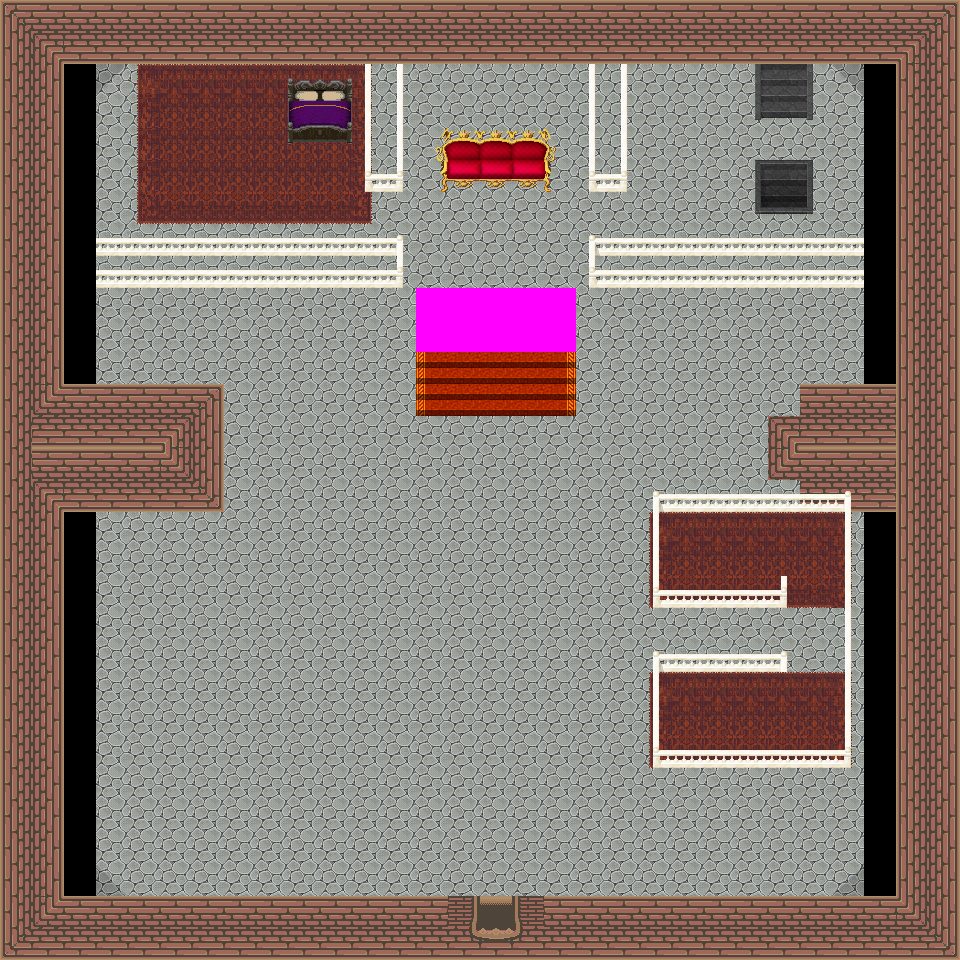

Below is a game level as drawn by its tile map, then a one-line description and the .tmx that defines it (tile-layer data replaced by summaries):
An orthogonal 30x30 tile map with 32x32 px tiles, 8 tile layers (0_floor, 1_terrain, 2_object, 3_roof, ...), 15 tilesets.

<map version="1.0" orientation="orthogonal" width="30" height="30" tilewidth="32" tileheight="32">
 <tileset name="wall" firstgid="1" tilewidth="32" tileheight="32">
  <image source="../../tileset/building/wall/int_wall_pale.png" />
 </tileset>
 <tileset name="wall2" firstgid="17" tilewidth="32" tileheight="32">
  <image source="../../tileset/building/wall/int_wall_purple.png" />
 </tileset>
 <tileset name="entrance" firstgid="37" tilewidth="32" tileheight="32">
  <image source="../../tileset/building/entrance/pale_red_ns.png" />
 </tileset>
 <tileset name="entrance details" firstgid="73" tilewidth="32" tileheight="32">
  <image source="../../tileset/building/entrance/detail_ns.png" />
 </tileset>
 <tileset name="Drzwi_Bricks " firstgid="79" tilewidth="32" tileheight="32">
  <image source="../../tileset/building/entrance/bricks_ns.png" />
 </tileset>
 <tileset name="Balkon" firstgid="91" tilewidth="32" tileheight="32">
  <image source="../../tileset/building/fence/stone_fence_white.png" />
 </tileset>
 <tileset name="Schody d" firstgid="100" tilewidth="32" tileheight="32">
  <image source="../../tileset/building/stairs/grey_stone_stairs_down.png" />
 </tileset>
 <tileset name="Schody Tron" firstgid="106" tilewidth="32" tileheight="32">
  <image source="../../tileset/building/stairs/stairs_orange.png" />
 </tileset>
 <tileset name="Schody gra" firstgid="118" tilewidth="32" tileheight="32">
  <image source="../../tileset/building/stairs/grey_stone_stairs.png" />
 </tileset>
 <tileset name="Cegy" firstgid="124" tilewidth="32" tileheight="32">
  <image source="../../tileset/building/wall/int_wall_bricks.png" />
 </tileset>
 <tileset name="Kafle" firstgid="136" tilewidth="32" tileheight="32">
  <image source="../../tileset/pol/domki/podloga/deski_kaflee.png" />
 </tileset>
 <tileset name="Tron" firstgid="152" tilewidth="32" tileheight="32">
  <image source="../../tileset/furniture/chair/throne.png" />
 </tileset>
 <tileset name="oe" firstgid="158" tilewidth="32" tileheight="32">
  <image source="../../tileset/furniture/bed/large_purple2.png" />
 </tileset>
 <tileset name="Pociel" firstgid="164" tilewidth="32" tileheight="32">
  <image source="../../tileset/furniture/bed/large_purple2_top_sheet.png" />
 </tileset>
 <tileset name="Carpeta" firstgid="166" tilewidth="32" tileheight="32">
  <image source="../../tileset/furniture/carpet/red_purple.png" />
 </tileset>
 <layer name="0_floor" width="30" height="30">
  <data>[900 cells, 612 non-empty, 5 distinct tile ids]</data>
 </layer>
 <layer name="1_terrain" width="30" height="30">
  <data>[900 cells, 340 non-empty, 21 distinct tile ids]</data>
 </layer>
 <layer name="2_object" width="30" height="30">
  <data>[900 cells, 130 non-empty, 45 distinct tile ids]</data>
 </layer>
 <layer name="3_roof" width="30" height="30">
  <data>[900 cells, 15 non-empty, 10 distinct tile ids]</data>
 </layer>
 <layer name="4_roof_add" width="30" height="30">
  <data>[900 cells, 0 non-empty, 0 distinct tile ids]</data>
 </layer>
 <layer name="objects" width="30" height="30">
  <data>[900 cells, 0 non-empty, 0 distinct tile ids]</data>
 </layer>
 <layer name="collision" width="30" height="30">
  <data>[900 cells, 0 non-empty, 0 distinct tile ids]</data>
 </layer>
 <layer name="protection" width="30" height="30">
  <data>[900 cells, 0 non-empty, 0 distinct tile ids]</data>
 </layer>
</map>
